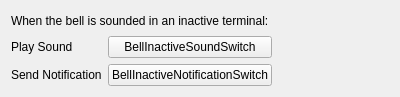
<?xml version="1.0" encoding="UTF-8"?>
<ui version="4.0">
 <class>InactiveTerminalBellsSettingsPane</class>
 <widget class="QWidget" name="InactiveTerminalBellsSettingsPane">
  <property name="geometry">
   <rect>
    <x>0</x>
    <y>0</y>
    <width>400</width>
    <height>97</height>
   </rect>
  </property>
  <property name="windowTitle">
   <string>Form</string>
  </property>
  <layout class="QGridLayout" name="gridLayout">
   <item row="1" column="1">
    <widget class="tSwitch" name="bellInactiveSoundSwitch">
     <property name="text">
      <string>BellInactiveSoundSwitch</string>
     </property>
    </widget>
   </item>
   <item row="2" column="1">
    <widget class="tSwitch" name="bellInactiveNotificationSwitch">
     <property name="text">
      <string notr="true">BellInactiveNotificationSwitch</string>
     </property>
    </widget>
   </item>
   <item row="1" column="2">
    <spacer name="horizontalSpacer_3">
     <property name="orientation">
      <enum>Qt::Horizontal</enum>
     </property>
     <property name="sizeHint" stdset="0">
      <size>
       <width>108</width>
       <height>20</height>
      </size>
     </property>
    </spacer>
   </item>
   <item row="1" column="0">
    <widget class="QLabel" name="label_19">
     <property name="text">
      <string>Play Sound</string>
     </property>
    </widget>
   </item>
   <item row="2" column="0">
    <widget class="QLabel" name="label_20">
     <property name="text">
      <string>Send Notification</string>
     </property>
    </widget>
   </item>
   <item row="0" column="0" colspan="3">
    <widget class="QLabel" name="label">
     <property name="text">
      <string>When the bell is sounded in an inactive terminal:</string>
     </property>
    </widget>
   </item>
  </layout>
 </widget>
 <customwidgets>
  <customwidget>
   <class>tSwitch</class>
   <extends>QPushButton</extends>
   <header location="global">tswitch.h</header>
  </customwidget>
 </customwidgets>
 <resources/>
 <connections/>
</ui>
